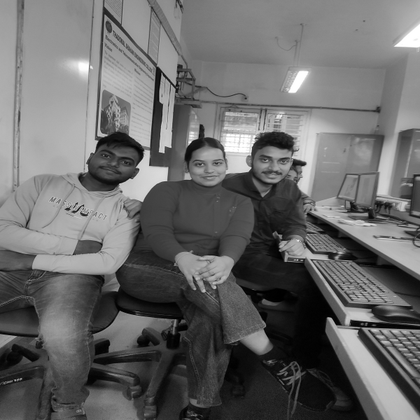
%> input picture Img_3.tif, 420 x 420 px, shrunk from 600 x 600 before the run
$ octave Gray_Slice_3.m   (GNU Octave 9; MATLAB toolbox functions it lacks are replaced by stand-ins)
%> lines starting %> are read from the running program, lines starting %| are printed output that depends on the picture; in (x1, y1, x2, y2) boxes, pixels count from 0 and x2, y2 are one past the last pixel; in counts of white or black regions, pixels touching at a corner belong together; the program's own positions count from 1
clc
clear
%f = [ 7 4 5; 3 1 2; 4 6 1; 1 1 1]
f = imread('Img_3.tif');
%> f is the input picture: size 420x420x3 uint8; min 0, max 255, mean 104.4

[row, col] = size(f);
%> row = 420; col = 1260
T1 = 100;
T2 = 150;

for x = 1:1:row
  for y = 1:1:col
    if T1 <= f(x,y) &&  f(x,y)<= T2
      g1(x,y) = 255;  % without background
      g2(x,y) = 255;  % with background
    else
      g1(x,y) = 0;  % without background
      g2(x,y) = f(x,y); % with background
    endif
  endfor
endfor
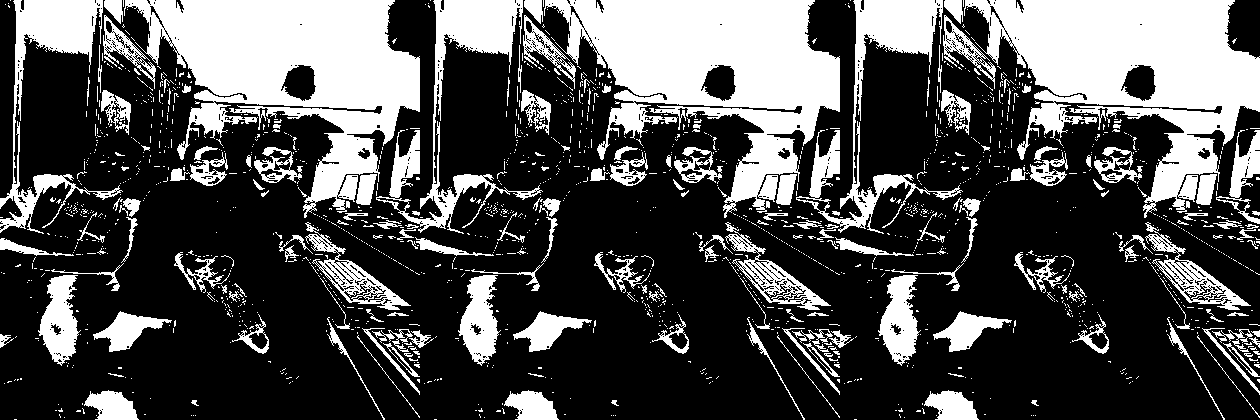
%> g1: size 420x1260 double; 31.2% white; 1698 white regions (1500 under 20 px), largest, box (x1, y1, x2, y2) and area: (124, 0, 420, 218) 30429, (544, 0, 840, 218) 30429, (964, 0, 1260, 218) 30429
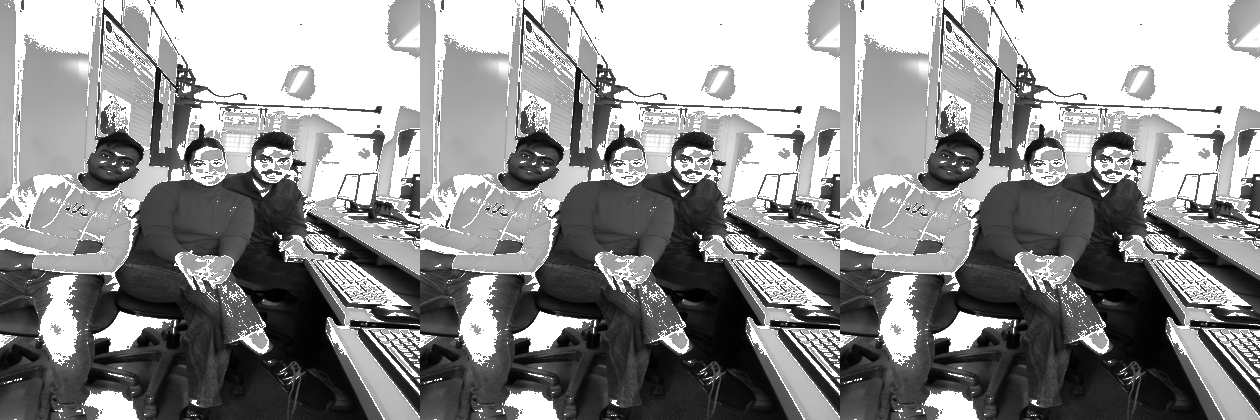
%> g2: size 420x1260 uint8; min 0, max 255, mean 143.5

g1;
g2;

figure(1), imshow(uint8(f)), title('gray scale img')
figure(2), imshow(uint8(g1)), title('without background')
figure(3), imshow(uint8(g2)), title('with background')

$ run again, with pout.tif copied over Img_3.tif
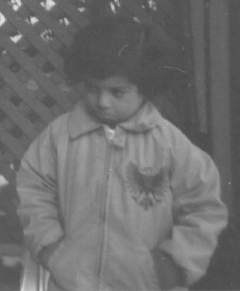
%> input picture pout.tif, 240 x 291 px
%> f is the input picture: size 291x240 uint8; min 74, max 224, mean 110.3
%> after the loop `for x = 1:1:row`:
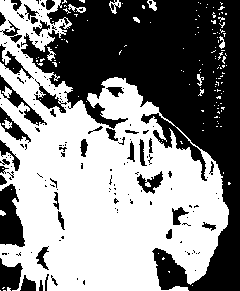
%> g1: size 291x240 double; 53.9% white; 164 black regions (123 under 20 px), largest, box (x1, y1, x2, y2) and area: (21, 0, 240, 291) 26169, (0, 184, 25, 247) 1087, (0, 258, 23, 291) 500
%> after the loop `for x = 1:1:row`:
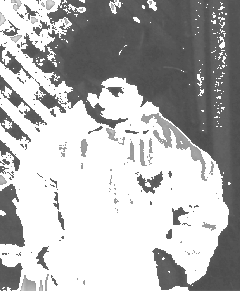
%> g2: size 291x240 double; min 74, max 255, mean 180.5
